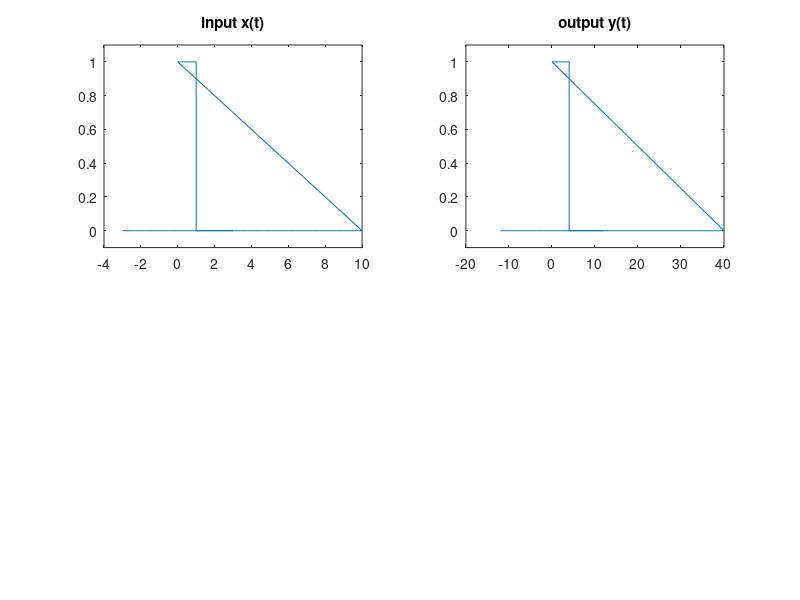

Reproduce this figure in MATLAB.
t1 = -3:0.1:10;
x1 = zeros(size(t1));
t2 = 0:0.1:1;
x2 = ones(size(t2));
t3 = 1:0.1:3;
x3 = zeros(size(t3));
t = [t1 t2 t3];
x = [x1 x2 x3];
subplot(2,2,1);
plot(t,x)
title('input x(t)');
ylim([-0.1,1.1]);
subplot(2,2,2);
plot(t*4,x);
title('output y(t)');
ylim([-0.1,1.1]);
